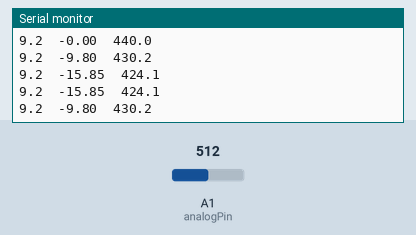
This sketch was run on a simulated Arduino Uno, built with avr-gcc and run on an emulated ATmega328P. Parts: the last lines printed to the serial monitor. The inputs (shaded band) are chosen by the test bench; at power-on: A1 (analogPin) = 512.

Above: at 1.2 s.
1.3 s: A1 (analogPin) set to 0
At 2.3 s:
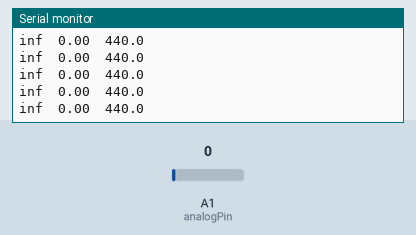
3.2 s: A1 (analogPin) set to 30
At 3.7 s:
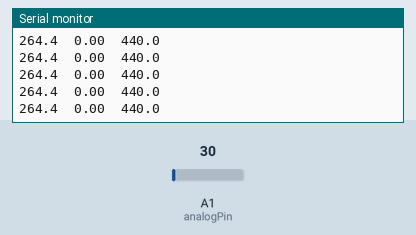
Timing chart, 0 to 6.2 s (numbered marks = the images above; inputs shaded):
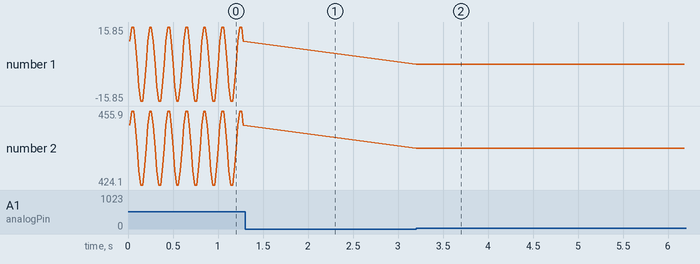

The sketch:

vibrato.ino
```cpp
// --- ユーザー設定項目 ---

// I/Oピン設定
const int analogPin = A1; // 距離センサーを接続するアナログピン
const int buzzerPin = A0;  // (オプション) ブザーを接続するデジタルピン

// 音の基本設定
const float baseFrequency = 440.0; // 音の基本周波数 (Hz) - A4 (ラの音)

// --- LFO（ビブラート）の設定 ---
// LFOの基本周波数 (ビブラートの速さ) - Hz単位
// 例: 5Hzだと1秒間に5回揺れる
const float lfoFrequencyHz = 5.0;

// LFOの最大振幅 (ビブラートの深さ) - Hz単位
// 音の基本周波数からどれだけ上下に揺れるか
const float lfoAmplitudeMaxHz = 20.0; // 例えば最大20Hzの幅で揺らす

// --- 距離とLFOの関連付け範囲 (cm) ---
const float minDistanceCm = 5.0;  // ビブラートが最大になる距離（近い方）
const float maxDistanceCm = 30.0; // ビブラートがゼロになる距離（遠い方）

// --- 非ブロッキング処理のための変数 ---
unsigned long previousMillis = 0;
const long interval = 20; // LFOの値を更新する間隔 (ms)

void setup() {
  // シリアル通信速度を115200bpsに設定
  Serial.begin(115200);
  Serial.println("LFO波形生成プログラムを開始します。");

  pinMode(analogPin, INPUT);
  // pinMode(buzzerPin, OUTPUT); // ブザーを使う場合はこの行のコメントを外す
}

void loop() {
  unsigned long currentMillis = millis(); // 現在の時間を取得

  // 一定間隔でLFOの周波数を更新する
  if (currentMillis - previousMillis >= interval) {
    previousMillis = currentMillis; // 前回更新時刻を保存

    // 距離センサーのアナログ値を読み込み、距離(cm)に変換
    // ※この式はシャープ製測距モジュールGP2Y0A21YK0Fなどを想定したものです
    int analogValue = analogRead(analogPin);
    float voltage = 5.0 * analogValue / 1024.0;
    float distanceCm = 27.149 * pow(voltage, -1.185);

    // センサーの値を安全な範囲内に収める（クリッピング）
    float clampedDistance = constrain(distanceCm, minDistanceCm, maxDistanceCm);

    // --- 距離に応じたLFO振幅の調整 ---
    // minDistanceCmからmaxDistanceCmの間で線形補間
    // 距離が近いほど (clampedDistanceが小さいほど) 振幅を大きくする
    // map()関数は整数用なので、浮動小数点数で手動計算します
    float normalizedFactor = 1.0 - ((clampedDistance - minDistanceCm) / (maxDistanceCm - minDistanceCm));
    float currentLfoAmplitudeHz = lfoAmplitudeMaxHz * normalizedFactor;


    // --- LFO波形の生成 ---
    // (2 * PI * LFO周波数Hz * 時間(秒))でサイン波の引数を生成
    // 時間はmillis()がミリ秒なので、1000.0で割って秒に変換
    float lfoOffset = sin(TWO_PI * lfoFrequencyHz * (currentMillis / 1000.0)) * currentLfoAmplitudeHz;

    // 最終的な周波数を計算
    float calculatedFrequency = baseFrequency + lfoOffset;

    // 周波数が0以下にならないようにする
    if (calculatedFrequency <= 0) {
      calculatedFrequency = 1.0;
    }

    // --- (オプション) ブザーで音を鳴らす ---
    // tone(buzzerPin, calculatedFrequency); // この行のコメントを外すと音が鳴ります

    // --- シリアルモニターに出力して確認 ---
    // シリアルプロッタで複数のデータを表示する場合、タブで区切るのが便利です
    // グラフ1: 距離 (cm)
    Serial.print(distanceCm, 1);
    Serial.print("\t");
    // グラフ2: LFOオフセット (Hz) - 揺れ幅
    Serial.print(lfoOffset, 2);
    Serial.print("\t");
    // グラフ3: 最終的な周波数 (Hz) - ビブラートの波形
    Serial.println(calculatedFrequency, 1);
  }
}
```

Measured:
- after the input at 1.3 s, the serial monitor: prints a new line at once (image 1)
- after the input at 3.2 s, the serial monitor: prints a new line at once (image 2)
